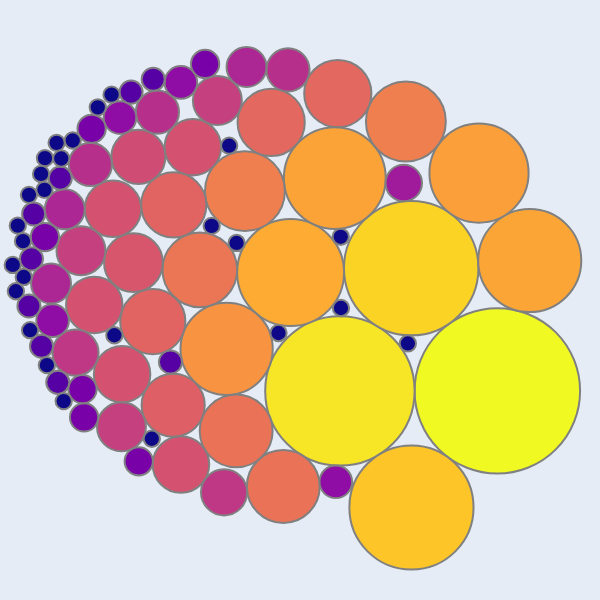

The notebook cell this image was saved under:
### Code cell
import plotly.graph_objects as go
from matplotlib.colors import Normalize,rgb2hex,LogNorm

cmap = plt.get_cmap('plasma')
norm = Normalize(vmin=np.min(data_dict['size']),vmax=np.max(data_dict['size']))
norm = LogNorm(vmin=np.min(data_dict['size']),vmax=np.max(data_dict['size']))

def bubble(data_dict,r=0.02717227015224001):
    fig = go.Figure()
    kwargs = {
        'type': 'circle',
        'xref': 'x',
        'yref': 'y',
        'layer':'above',
        'line':dict(
            color='gray')}

    ## add the actual bubbles to the figure
    points = [
        go.layout.Shape(
            x0=x-r*np.sqrt(count),x1=x+r*np.sqrt(count),
            y0=y-r*np.sqrt(count),y1=y+r*np.sqrt(count),
            fillcolor=rgb2hex(cmap(norm(count))[:-1]),
            **kwargs) 
        for x, y, count in zip(data_dict['xpos'],data_dict['ypos'],data_dict['size'])]
    fig.update_layout(shapes=points)

    ## add hover box using a scatter trace
    fig.add_trace(go.Scatter(
        x=data_dict['xpos'],
        y=data_dict['ypos'],
        mode="markers",
        hovertext=[
            f"{location}<br>{size:0.0f} recipients"
            for location,size in zip(data_dict['location'],data_dict['size'])
            ],
        marker=dict(color=None),
        hovertemplate='%{hovertext}<extra></extra>'
    ))

    ## setup the axis to be a blank (square) canvas
    fig.update_xaxes(range=[-1, 1])
    fig.update_yaxes(range=[-1, 1])

    fig.update_layout(
        width=600,
        height=600,
        margin=dict(
            t=0,b=0,
            l=0,r=0),
        xaxis={
            'showgrid': False, # thin lines in the background
            'zeroline': False, # thick line at x=0
            'visible': False},  # numbers below
        yaxis={
            'showgrid': False, # thin lines in the background
            'zeroline': False, # thick line at x=0
            'visible': False}  # numbers below
        )
    fig.update_traces(textposition='top center')
    return fig

fig = bubble(data_dict)
fig.show(
    #config={ 'modeBarButtonsToRemove': ['zoom', 'pan','select','lasso','autoscale','reset'] }
    config={'displayModeBar':False})

### Figure 1 — Plotly figure (JSON) as saved in the notebook; plotly's stock layout.template omitted (floating-point values rounded to 4 significant figures)
{"data": [{"hovertemplate": "%{hovertext}<extra></extra>", "hovertext": ["Harvard-Smithsonian Center for Astrophysics<br>103 recipients", "Princeton University<br>84 recipients", "California Institute of Technology<br>68 recipients", "University of California, Berkeley<br>58 recipients", "Massachusetts Institute of Technology<br>43 recipients", "University of Arizona<br>40 recipients", "Carnegie Observatories<br>39 recipients", "University of California, Santa Cruz<br>37 recipients", "University of Chicago<br>32 recipients", "University of Texas, Austin<br>24 recipients", "University of Colorado, Boulder<br>24 recipients", "University of Hawaii, Institute for Astronomy<br>21 recipients", "Columbia University<br>20 recipients", "Johns Hopkins University<br>20 recipients", "Yale University<br>17 recipients", "University of Michigan<br>17 recipients", "University of Washington<br>16 recipients", "Lawrence Berkeley National Laboratory<br>16 recipients", "Stanford University<br>15 recipients", "Carnegie Institute of Washington<br>13 recipients", "University of Wisconsin, Madison<br>12 recipients", "University of California, Santa Barbara<br>12 recipients", "Space Telescope Science Institute<br>12 recipients", "University of California, Los Angeles<br>12 recipients", "Northwestern University<br>12 recipients", "Jet Propulsion Laboratory<br>11 recipients", "University of Maryland, College Park<br>9 recipients", "Arizona State University<br>9 recipients", "Ohio State University<br>9 recipients", "National Optical Astronomy Observatory<br>8 recipients", "University of Virginia<br>8 recipients", "Michigan State University<br>7 recipients", "University of California, San Diego<br>7 recipients", "Cornell University<br>7 recipients", "American Museum of Natural History<br>6 recipients", "University of Massachusetts, Amherst<br>6 recipients", "Pennsylvania State University<br>6 recipients", "Kitt Peak National Observatory<br>5 recipients", "Boston University<br>4 recipients", "University of California, Irvine<br>4 recipients", "National Radio Astronomy Observatory<br>4 recipients", "New York University<br>4 recipients", "Rutgers University<br>3 recipients", "New Mexico State University<br>3 recipients", "University of Florida<br>3 recipients", "Case Western Reserve University<br>3 recipients", "University of Illinois, Urbana-Champaign<br>3 recipients", "SLAC National Laboratory<br>3 recipients", "University of Pennsylvania<br>2 recipients", "University of Minnesota<br>2 recipients", "Lawrence Livermore National Laboratory<br>2 recipients", "Vanderbilt University<br>2 recipients", "University of California, Davis<br>2 recipients", "NASA Ames Research Center<br>2 recipients", "NRAO - Charlottesville<br>2 recipients", "Goddard Space Flight Center<br>2 recipients", "Southwest Research Institute<br>2 recipients", "Dartmouth College<br>1 recipients", "Georgia State University<br>1 recipients", "Iowa State University<br>1 recipients", "Cerro Tololo InterAmerican Observatory<br>1 recipients", "Adler Planetarium<br>1 recipients", "Bowling Green State University<br>1 recipients", "Purdue University<br>1 recipients", "Lick Observatory, University of California<br>1 recipients", "Texas Tech University<br>1 recipients", "Wesleyan Universities<br>1 recipients", "University of Utah<br>1 recipients", "University of Pittsburgh<br>1 recipients", "University of Notre Dame<br>1 recipients", "University of North Carolina, Chapel Hill<br>1 recipients", "University of California, Riverside<br>1 recipients", "United States Naval Observatory<br>1 recipients", "San Francisco State University<br>1 recipients", "Los Alamos National Laboratory<br>1 recipients", "Rochester Institute of Technology<br>1 recipients", "Rice University<br>1 recipients", "Western Washington University<br>1 recipients", "North Carolina State University<br>1 recipients", "National Center for Atmospheric Research<br>1 recipients", "NRAO - Socorro<br>1 recipients", "Lowell Observatory<br>1 recipients", "*Fellow at Large<br>1 recipients"], "mode": "markers", "textposition": "top center", "type": "scatter", "x": [0.6578, 0.133, 0.3707, 0.3715, -0.03133, 0.7658, 0.116, 0.5967, -0.2446, -0.1836, 0.3529, -0.3339, -0.05573, -0.2127, 0.126, -0.09611, -0.4907, -0.421, -0.4227, -0.5551, -0.6234, -0.6858, -0.3969, -0.593, -0.3573, -0.5387, -0.5951, -0.7301, -0.2754, -0.7483, -0.2532, -0.6987, -0.04007, -0.4753, -0.8298, -0.7841, -0.1782, 0.3459, -0.8247, -0.6002, -0.397, 0.1194, -0.6945, -0.3163, -0.7198, -0.5376, -0.8503, -0.725, -0.8879, -0.9035, -0.8074, -0.8615, -0.8951, -0.4892, -0.5631, -0.7991, -0.4317, -0.8501, -0.8113, -0.9575, -0.9407, -0.6282, -0.9035, -0.947, -0.8632, -0.6741, -0.9233, -0.7877, -0.8997, -0.9209, -0.7576, -0.7958, -0.8518, -0.8437, -0.4939, 0.3595, -0.6187, -0.2361, 0.1359, 0.1366, -0.07163, -0.2944, -0.2114], "y": [-0.3029, -0.3029, 0.1062, -0.6916, 0.09141, 0.1315, 0.4065, 0.4232, -0.1629, 0.3629, 0.5952, 0.1006, -0.6218, -0.4363, 0.6881, 0.5919, -0.07196, 0.3169, -0.3508, 0.1244, 0.304, -0.01638, -0.5485, -0.2471, 0.5095, 0.4772, -0.4227, 0.1644, 0.6649, -0.1755, -0.6412, 0.4519, 0.7671, 0.6263, 0.05493, 0.3023, 0.7766, 0.3899, -0.06885, 0.6079, 0.7254, -0.606, 0.5708, 0.7868, -0.3912, -0.5378, 0.21, -0.2972, 0.2867, -0.01986, -0.2745, -0.154, 0.1371, 0.7357, 0.693, 0.4062, -0.2067, 0.473, 0.5238, 0.117, 0.2478, 0.6845, 0.3505, 0.02917, 0.4202, 0.6422, 0.1964, -0.337, -0.1006, 0.07682, 0.5316, 0.4717, 0.3671, -0.2171, -0.4625, -0.1448, -0.1175, 0.5144, 0.2107, -0.02674, -0.1099, 0.2471, 0.1901]}], "layout": {"height": 600, "margin": {"b": 0, "l": 0, "r": 0, "t": 0}, "shapes": [{"fillcolor": "#f0f921", "layer": "above", "line": {"color": "gray"}, "type": "circle", "x0": 0.3821, "x1": 0.9336, "xref": "x", "y0": -0.5787, "y1": -0.02716, "yref": "y"}, {"fillcolor": "#f6e626", "layer": "above", "line": {"color": "gray"}, "type": "circle", "x0": -0.116, "x1": 0.3821, "xref": "x", "y0": -0.552, "y1": -0.05389, "yref": "y"}, {"fillcolor": "#fbd324", "layer": "above", "line": {"color": "gray"}, "type": "circle", "x0": 0.1466, "x1": 0.5947, "xref": "x", "y0": -0.1179, "y1": 0.3302, "yref": "y"}, {"fillcolor": "#fdc527", "layer": "above", "line": {"color": "gray"}, "type": "circle", "x0": 0.1646, "x1": 0.5785, "xref": "x", "y0": -0.8985, "y1": -0.4846, "yref": "y"}, {"fillcolor": "#fdab33", "layer": "above", "line": {"color": "gray"}, "type": "circle", "x0": -0.2095, "x1": 0.1469, "xref": "x", "y0": -0.08677, "y1": 0.2696, "yref": "y"}, {"fillcolor": "#fca537", "layer": "above", "line": {"color": "gray"}, "type": "circle", "x0": 0.5939, "x1": 0.9376, "xref": "x", "y0": -0.04037, "y1": 0.3033, "yref": "y"}, {"fillcolor": "#fca338", "layer": "above", "line": {"color": "gray"}, "type": "circle", "x0": -0.05366, "x1": 0.2857, "xref": "x", "y0": 0.2368, "y1": 0.5762, "yref": "y"}, {"fillcolor": "#fb9f3a", "layer": "above", "line": {"color": "gray"}, "type": "circle", "x0": 0.4314, "x1": 0.762, "xref": "x", "y0": 0.2579, "y1": 0.5885, "yref": "y"}, {"fillcolor": "#f89441", "layer": "above", "line": {"color": "gray"}, "type": "circle", "x0": -0.3983, "x1": -0.09088, "xref": "x", "y0": -0.3166, "y1": -0.009182, "yref": "y"}, {"fillcolor": "#f07f4f", "layer": "above", "line": {"color": "gray"}, "type": "circle", "x0": -0.3167, "x1": -0.0505, "xref": "x", "y0": 0.2298, "y1": 0.496, "yref": "y"}, {"fillcolor": "#f07f4f", "layer": "above", "line": {"color": "gray"}, "type": "circle", "x0": 0.2198, "x1": 0.486, "xref": "x", "y0": 0.4621, "y1": 0.7283, "yref": "y"}, {"fillcolor": "#eb7655", "layer": "above", "line": {"color": "gray"}, "type": "circle", "x0": -0.4584, "x1": -0.2094, "xref": "x", "y0": -0.0239, "y1": 0.2251, "yref": "y"}, {"fillcolor": "#e97257", "layer": "above", "line": {"color": "gray"}, "type": "circle", "x0": -0.1772, "x1": 0.06579, "xref": "x", "y0": -0.7433, "y1": -0.5003, "yref": "y"}, {"fillcolor": "#e97257", "layer": "above", "line": {"color": "gray"}, "type": "circle", "x0": -0.3342, "x1": -0.09119, "xref": "x", "y0": -0.5578, "y1": -0.3147, "yref": "y"}, {"fillcolor": "#e3685f", "layer": "above", "line": {"color": "gray"}, "type": "circle", "x0": 0.01398, "x1": 0.238, "xref": "x", "y0": 0.576, "y1": 0.8001, "yref": "y"}, {"fillcolor": "#e3685f", "layer": "above", "line": {"color": "gray"}, "type": "circle", "x0": -0.2081, "x1": 0.01593, "xref": "x", "y0": 0.4799, "y1": 0.7039, "yref": "y"}, {"fillcolor": "#e16462", "layer": "above", "line": {"color": "gray"}, "type": "circle", "x0": -0.5994, "x1": -0.382, "xref": "x", "y0": -0.1807, "y1": 0.03672, "yref": "y"}, {"fillcolor": "#e16462", "layer": "above", "line": {"color": "gray"}, "type": "circle", "x0": -0.5297, "x1": -0.3123, "xref": "x", "y0": 0.2083, "y1": 0.4256, "yref": "y"}, {"fillcolor": "#de5f65", "layer": "above", "line": {"color": "gray"}, "type": "circle", "x0": -0.528, "x1": -0.3175, "xref": "x", "y0": -0.456, "y1": -0.2456, "yref": "y"}, {"fillcolor": "#d7566c", "layer": "above", "line": {"color": "gray"}, "type": "circle", "x0": -0.6531, "x1": -0.4571, "xref": "x", "y0": 0.02644, "y1": 0.2224, "yref": "y"}, {"fillcolor": "#d45270", "layer": "above", "line": {"color": "gray"}, "type": "circle", "x0": -0.7175, "x1": -0.5293, "xref": "x", "y0": 0.2098, "y1": 0.3981, "yref": "y"}, {"fillcolor": "#d45270", "layer": "above", "line": {"color": "gray"}, "type": "circle", "x0": -0.7799, "x1": -0.5917, "xref": "x", "y0": -0.1105, "y1": 0.07775, "yref": "y"}, {"fillcolor": "#d45270", "layer": "above", "line": {"color": "gray"}, "type": "circle", "x0": -0.491, "x1": -0.3027, "xref": "x", "y0": -0.6426, "y1": -0.4544, "yref": "y"}, {"fillcolor": "#d45270", "layer": "above", "line": {"color": "gray"}, "type": "circle", "x0": -0.6871, "x1": -0.4989, "xref": "x", "y0": -0.3412, "y1": -0.153, "yref": "y"}, {"fillcolor": "#d45270", "layer": "above", "line": {"color": "gray"}, "type": "circle", "x0": -0.4514, "x1": -0.2631, "xref": "x", "y0": 0.4154, "y1": 0.6036, "yref": "y"}, {"fillcolor": "#cf4c74", "layer": "above", "line": {"color": "gray"}, "type": "circle", "x0": -0.6288, "x1": -0.4486, "xref": "x", "y0": 0.3871, "y1": 0.5673, "yref": "y"}, {"fillcolor": "#c5407e", "layer": "above", "line": {"color": "gray"}, "type": "circle", "x0": -0.6766, "x1": -0.5136, "xref": "x", "y0": -0.5043, "y1": -0.3412, "yref": "y"}, {"fillcolor": "#c5407e", "layer": "above", "line": {"color": "gray"}, "type": "circle", "x0": -0.8116, "x1": -0.6486, "xref": "x", "y0": 0.08289, "y1": 0.2459, "yref": "y"}, {"fillcolor": "#c5407e", "layer": "above", "line": {"color": "gray"}, "type": "circle", "x0": -0.3569, "x1": -0.1939, "xref": "x", "y0": 0.5833, "y1": 0.7464, "yref": "y"}, {"fillcolor": "#be3885", "layer": "above", "line": {"color": "gray"}, "type": "circle", "x0": -0.8251, "x1": -0.6714, "xref": "x", "y0": -0.2524, "y1": -0.09867, "yref": "y"}, {"fillcolor": "#be3885", "layer": "above", "line": {"color": "gray"}, "type": "circle", "x0": -0.33, "x1": -0.1763, "xref": "x", "y0": -0.718, "y1": -0.5643, "yref": "y"}, {"fillcolor": "#b6308b", "layer": "above", "line": {"color": "gray"}, "type": "circle", "x0": -0.7706, "x1": -0.6268, "xref": "x", "y0": 0.38, "y1": 0.5238, "yref": "y"}, {"fillcolor": "#b6308b", "layer": "above", "line": {"color": "gray"}, "type": "circle", "x0": -0.112, "x1": 0.03182, "xref": "x", "y0": 0.6952, "y1": 0.839, "yref": "y"}, {"fillcolor": "#b6308b", "layer": "above", "line": {"color": "gray"}, "type": "circle", "x0": -0.5472, "x1": -0.4034, "xref": "x", "y0": 0.5544, "y1": 0.6982, "yref": "y"}, {"fillcolor": "#ac2694", "layer": "above", "line": {"color": "gray"}, "type": "circle", "x0": -0.8963, "x1": -0.7632, "xref": "x", "y0": -0.01163, "y1": 0.1215, "yref": "y"}, {"fillcolor": "#ac2694", "layer": "above", "line": {"color": "gray"}, "type": "circle", "x0": -0.8506, "x1": -0.7175, "xref": "x", "y0": 0.2357, "y1": 0.3688, "yref": "y"}, {"fillcolor": "#ac2694", "layer": "above", "line": {"color": "gray"}, "type": "circle", "x0": -0.2448, "x1": -0.1116, "xref": "x", "y0": 0.71, "y1": 0.8431, "yref": "y"}, {"fillcolor": "#a01a9c", "layer": "above", "line": {"color": "gray"}, "type": "circle", "x0": 0.2851, "x1": 0.4066, "xref": "x", "y0": 0.3292, "y1": 0.4507, "yref": "y"}, {"fillcolor": "#8f0da4", "layer": "above", "line": {"color": "gray"}, "type": "circle", "x0": -0.879, "x1": -0.7703, "xref": "x", "y0": -0.1232, "y1": -0.01451, "yref": "y"}, {"fillcolor": "#8f0da4", "layer": "above", "line": {"color": "gray"}, "type": "circle", "x0": -0.6545, "x1": -0.5458, "xref": "x", "y0": 0.5536, "y1": 0.6623, "yref": "y"}, {"fillcolor": "#8f0da4", "layer": "above", "line": {"color": "gray"}, "type": "circle", "x0": -0.4514, "x1": -0.3427, "xref": "x", "y0": 0.671, "y1": 0.7797, "yref": "y"}, {"fillcolor": "#8f0da4", "layer": "above", "line": {"color": "gray"}, "type": "circle", "x0": 0.06508, "x1": 0.1738, "xref": "x", "y0": -0.6604, "y1": -0.5517, "yref": "y"}, {"fillcolor": "#7801a8", "layer": "above", "line": {"color": "gray"}, "type": "circle", "x0": -0.7416, "x1": -0.6475, "xref": "x", "y0": 0.5237, "y1": 0.6179, "yref": "y"}, {"fillcolor": "#7801a8", "layer": "above", "line": {"color": "gray"}, "type": "circle", "x0": -0.3634, "x1": -0.2693, "xref": "x", "y0": 0.7397, "y1": 0.8338, "yref": "y"}, {"fillcolor": "#7801a8", "layer": "above", "line": {"color": "gray"}, "type": "circle", "x0": -0.7668, "x1": -0.6727, "xref": "x", "y0": -0.4383, "y1": -0.3442, "yref": "y"}, {"fillcolor": "#7801a8", "layer": "above", "line": {"color": "gray"}, "type": "circle", "x0": -0.5847, "x1": -0.4906, "xref": "x", "y0": -0.5848, "y1": -0.4907, "yref": "y"}, {"fillcolor": "#7801a8", "layer": "above", "line": {"color": "gray"}, "type": "circle", "x0": -0.8974, "x1": -0.8033, "xref": "x", "y0": 0.1629, "y1": 0.257, "yref": "y"}, {"fillcolor": "#7801a8", "layer": "above", "line": {"color": "gray"}, "type": "circle", "x0": -0.7721, "x1": -0.6779, "xref": "x", "y0": -0.3443, "y1": -0.2502, "yref": "y"}, {"fillcolor": "#5601a4", "layer": "above", "line": {"color": "gray"}, "type": "circle", "x0": -0.9263, "x1": -0.8495, "xref": "x", "y0": 0.2483, "y1": 0.3252, "yref": "y"}, {"fillcolor": "#5601a4", "layer": "above", "line": {"color": "gray"}, "type": "circle", "x0": -0.9419, "x1": -0.865, "xref": "x", "y0": -0.05829, "y1": 0.01857, "yref": "y"}, {"fillcolor": "#5601a4", "layer": "above", "line": {"color": "gray"}, "type": "circle", "x0": -0.8458, "x1": -0.769, "xref": "x", "y0": -0.3129, "y1": -0.2361, "yref": "y"}, {"fillcolor": "#5601a4", "layer": "above", "line": {"color": "gray"}, "type": "circle", "x0": -0.9, "x1": -0.8231, "xref": "x", "y0": -0.1924, "y1": -0.1156, "yref": "y"}, {"fillcolor": "#5601a4", "layer": "above", "line": {"color": "gray"}, "type": "circle", "x0": -0.9335, "x1": -0.8567, "xref": "x", "y0": 0.0987, "y1": 0.1756, "yref": "y"}, {"fillcolor": "#5601a4", "layer": "above", "line": {"color": "gray"}, "type": "circle", "x0": -0.5277, "x1": -0.4508, "xref": "x", "y0": 0.6973, "y1": 0.7741, "yref": "y"}, {"fillcolor": "#5601a4", "layer": "above", "line": {"color": "gray"}, "type": "circle", "x0": -0.6016, "x1": -0.5247, "xref": "x", "y0": 0.6546, "y1": 0.7314, "yref": "y"}, {"fillcolor": "#5601a4", "layer": "above", "line": {"color": "gray"}, "type": "circle", "x0": -0.8375, "x1": -0.7607, "xref": "x", "y0": 0.3678, "y1": 0.4446, "yref": "y"}, {"fillcolor": "#5601a4", "layer": "above", "line": {"color": "gray"}, "type": "circle", "x0": -0.4701, "x1": -0.3932, "xref": "x", "y0": -0.2451, "y1": -0.1683, "yref": "y"}, {"fillcolor": "#0d0887", "layer": "above", "line": {"color": "gray"}, "type": "circle", "x0": -0.8773, "x1": -0.8229, "xref": "x", "y0": 0.4458, "y1": 0.5002, "yref": "y"}, {"fillcolor": "#0d0887", "layer": "above", "line": {"color": "gray"}, "type": "circle", "x0": -0.8385, "x1": -0.7842, "xref": "x", "y0": 0.4966, "y1": 0.5509, "yref": "y"}, {"fillcolor": "#0d0887", "layer": "above", "line": {"color": "gray"}, "type": "circle", "x0": -0.9847, "x1": -0.9304, "xref": "x", "y0": 0.08981, "y1": 0.1442, "yref": "y"}, {"fillcolor": "#0d0887", "layer": "above", "line": {"color": "gray"}, "type": "circle", "x0": -0.9679, "x1": -0.9136, "xref": "x", "y0": 0.2207, "y1": 0.275, "yref": "y"}, {"fillcolor": "#0d0887", "layer": "above", "line": {"color": "gray"}, "type": "circle", "x0": -0.6553, "x1": -0.601, "xref": "x", "y0": 0.6573, "y1": 0.7116, "yref": "y"}, {"fillcolor": "#0d0887", "layer": "above", "line": {"color": "gray"}, "type": "circle", "x0": -0.9307, "x1": -0.8763, "xref": "x", "y0": 0.3233, "y1": 0.3776, "yref": "y"}, {"fillcolor": "#0d0887", "layer": "above", "line": {"color": "gray"}, "type": "circle", "x0": -0.9742, "x1": -0.9199, "xref": "x", "y0": 0.001995, "y1": 0.05634, "yref": "y"}, {"fillcolor": "#0d0887", "layer": "above", "line": {"color": "gray"}, "type": "circle", "x0": -0.8903, "x1": -0.836, "xref": "x", "y0": 0.3931, "y1": 0.4474, "yref": "y"}, {"fillcolor": "#0d0887", "layer": "above", "line": {"color": "gray"}, "type": "circle", "x0": -0.7013, "x1": -0.6469, "xref": "x", "y0": 0.615, "y1": 0.6694, "yref": "y"}, {"fillcolor": "#0d0887", "layer": "above", "line": {"color": "gray"}, "type": "circle", "x0": -0.9505, "x1": -0.8961, "xref": "x", "y0": 0.1692, "y1": 0.2235, "yref": "y"}, {"fillcolor": "#0d0887", "layer": "above", "line": {"color": "gray"}, "type": "circle", "x0": -0.8148, "x1": -0.7605, "xref": "x", "y0": -0.3642, "y1": -0.3099, "yref": "y"}, {"fillcolor": "#0d0887", "layer": "above", "line": {"color": "gray"}, "type": "circle", "x0": -0.9269, "x1": -0.8726, "xref": "x", "y0": -0.1278, "y1": -0.07347, "yref": "y"}, {"fillcolor": "#0d0887", "layer": "above", "line": {"color": "gray"}, "type": "circle", "x0": -0.9481, "x1": -0.8937, "xref": "x", "y0": 0.04965, "y1": 0.104, "yref": "y"}, {"fillcolor": "#0d0887", "layer": "above", "line": {"color": "gray"}, "type": "circle", "x0": -0.7847, "x1": -0.7304, "xref": "x", "y0": 0.5044, "y1": 0.5588, "yref": "y"}, {"fillcolor": "#0d0887", "layer": "above", "line": {"color": "gray"}, "type": "circle", "x0": -0.8229, "x1": -0.7686, "xref": "x", "y0": 0.4445, "y1": 0.4989, "yref": "y"}, {"fillcolor": "#0d0887", "layer": "above", "line": {"color": "gray"}, "type": "circle", "x0": -0.879, "x1": -0.8246, "xref": "x", "y0": 0.3399, "y1": 0.3943, "yref": "y"}, {"fillcolor": "#0d0887", "layer": "above", "line": {"color": "gray"}, "type": "circle", "x0": -0.8708, "x1": -0.8165, "xref": "x", "y0": -0.2443, "y1": -0.1899, "yref": "y"}, {"fillcolor": "#0d0887", "layer": "above", "line": {"color": "gray"}, "type": "circle", "x0": -0.5211, "x1": -0.4668, "xref": "x", "y0": -0.4896, "y1": -0.4353, "yref": "y"}, {"fillcolor": "#0d0887", "layer": "above", "line": {"color": "gray"}, "type": "circle", "x0": 0.3323, "x1": 0.3867, "xref": "x", "y0": -0.172, "y1": -0.1176, "yref": "y"}, {"fillcolor": "#0d0887", "layer": "above", "line": {"color": "gray"}, "type": "circle", "x0": -0.6459, "x1": -0.5916, "xref": "x", "y0": -0.1446, "y1": -0.0903, "yref": "y"}, {"fillcolor": "#0d0887", "layer": "above", "line": {"color": "gray"}, "type": "circle", "x0": -0.2632, "x1": -0.2089, "xref": "x", "y0": 0.4872, "y1": 0.5415, "yref": "y"}, {"fillcolor": "#0d0887", "layer": "above", "line": {"color": "gray"}, "type": "circle", "x0": 0.1087, "x1": 0.163, "xref": "x", "y0": 0.1835, "y1": 0.2378, "yref": "y"}, {"fillcolor": "#0d0887", "layer": "above", "line": {"color": "gray"}, "type": "circle", "x0": 0.1095, "x1": 0.1638, "xref": "x", "y0": -0.05392, "y1": 0.0004292, "yref": "y"}, {"fillcolor": "#0d0887", "layer": "above", "line": {"color": "gray"}, "type": "circle", "x0": -0.0988, "x1": -0.04446, "xref": "x", "y0": -0.1371, "y1": -0.08278, "yref": "y"}, {"fillcolor": "#0d0887", "layer": "above", "line": {"color": "gray"}, "type": "circle", "x0": -0.3216, "x1": -0.2672, "xref": "x", "y0": 0.2199, "y1": 0.2743, "yref": "y"}, {"fillcolor": "#0d0887", "layer": "above", "line": {"color": "gray"}, "type": "circle", "x0": -0.2386, "x1": -0.1842, "xref": "x", "y0": 0.1629, "y1": 0.2173, "yref": "y"}], "width": 600, "xaxis": {"range": [-1, 1], "showgrid": false, "visible": false, "zeroline": false}, "yaxis": {"range": [-1, 1], "showgrid": false, "visible": false, "zeroline": false}}}
